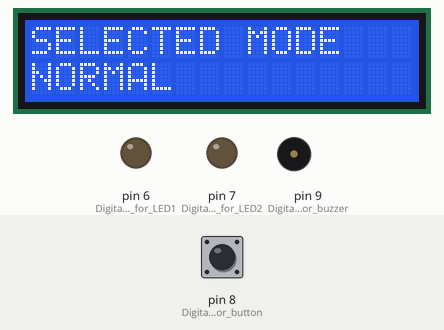
A sketch run on a simulated Arduino Uno, built with avr-gcc and run on an emulated ATmega328P. Shown: 16×2 character LCD, output pins drawn as LEDs (lit = HIGH), buzzer (waves = sounding). Inputs (shaded band) come from the test bench; at power-on: pin 8 (Digital_input_for_button) LOW.

Above: at 1.2 s.
1.3 s: pin 8 (Digital_input_for_button) pulled HIGH for 0.9 s
At 2.5 s:
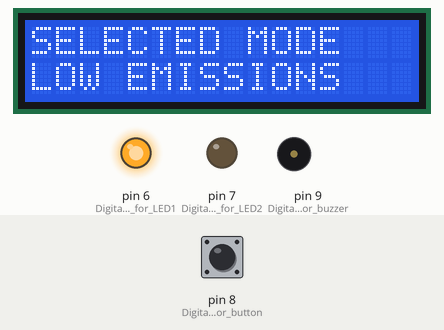
4.1 s: pin 8 (Digital_input_for_button) pulled HIGH for 0.9 s
At 5.9 s:
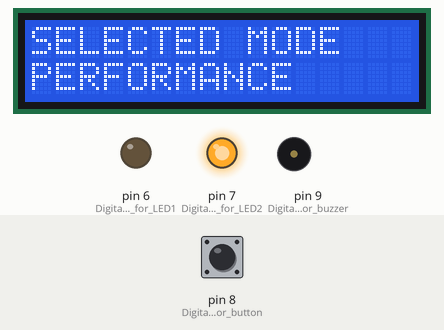
7.6 s: pin 8 (Digital_input_for_button) pulled HIGH for 3.2 s
At 8.6 s:
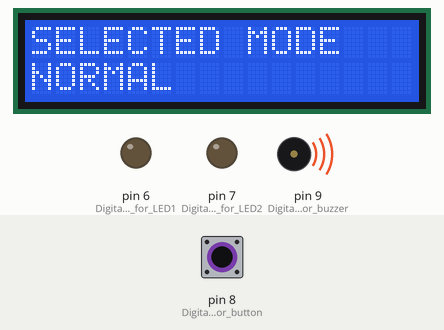
Timing chart, 0 to 10.6 s (numbered marks = the images above; inputs shaded):
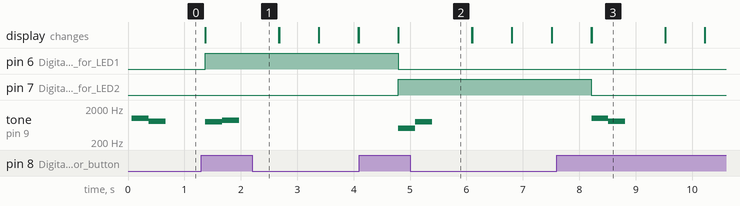

The sketch:

Challenge_3_reference_FINAL.ino
```cpp
// include the library code:
#include <LiquidCrystal.h>

// initialize the library by associating any needed LCD interface pin
// with the arduino pin number it is connected to
const int rs = 12, en = 11, d4 = 5, d5 = 4, d6 = 3, d7 = 2;
LiquidCrystal lcd(rs, en, d4, d5, d6, d7);
int count = 0;
int i, j, k = 0;
bool last_state, current_state;

void setup() {
  pinMode(6, OUTPUT); //Digital output for LED1
  pinMode(7, OUTPUT); //Digital output for LED2
  pinMode(8, INPUT); //Digital input for button
  pinMode(9, OUTPUT); //Digital output for buzzer
  // set up the LCD's number of columns and rows:
  lcd.begin(16, 2);
}

void loop() {
  bool button = digitalRead(8);

  lcd.setCursor(0, 0);
  lcd.print("SELECTED MODE");

  if (button) {
    current_state = true;
  }
  else {
    current_state = false;
  }

  if (last_state != current_state) {
    if (current_state == true) {
      count++;
    }
  }

  last_state = current_state;

  if (count > 2) {
    count = 0;
  }

  if (count == 0) {
    j, k = 0;
    digitalWrite(6, 0);
    digitalWrite(7, 0);

    lcd.setCursor(0, 1);
    lcd.print("NORMAL");

    if (i < 1) {
      tone(9, 1000);
      delay(300);
      tone(9, 820);
      delay(300);
      i++;
    }
  }

  if (count == 1) {
    i = 0;
    k = 0;
    digitalWrite(6, 1);
    digitalWrite(7, 0);

    lcd.setCursor(0, 1);
    lcd.print("LOW EMISSIONS");

    if (j < 1) {
      tone(9, 800);
      delay(300);
      tone(9, 880);
      delay(300);
      j++;
    }
  }

  if (count == 2) {
    i = 0;
    j = 0;
    digitalWrite(6, 0);
    digitalWrite(7, 1);

    lcd.setCursor(0, 1);
    lcd.print("PERFORMANCE");

    if (k < 1) {
      tone(9, 500);
      delay(300);
      tone(9, 800);
      delay(300);
      k++;
    }
  }

  noTone(9);
  delay(700);
  lcd.clear();
}
```

Measured:
- after the input at 1.3 s, pin 6 (Digital_output_for_LED1): LOW → HIGH after 0.07 s; tone on pin 9 (Digital_output_for_buzzer): silent → 800 Hz after 0.07 s, → 880 Hz 0.30 s later, → silent 0.30 s later; the display: first differs from a run without the input after 0.07 s (image 1)
- after the input at 4.1 s, pin 6 (Digital_output_for_LED1): HIGH → LOW after 0.69 s; pin 7 (Digital_output_for_LED2): LOW → HIGH after 0.69 s; tone on pin 9 (Digital_output_for_buzzer): silent → 500 Hz after 0.69 s, → 800 Hz 0.30 s later, → silent 0.30 s later; the display: first differs from a run without the input after 0.69 s (image 2)
- after the input at 7.6 s, pin 7 (Digital_output_for_LED2): HIGH → LOW after 0.62 s; tone on pin 9 (Digital_output_for_buzzer): silent → 1000 Hz after 0.62 s, → 820 Hz 0.30 s later, → silent 0.30 s later; the display: first differs from a run without the input after 0.62 s (image 3)
- what the display in image 3 shows lasts 1.3 s, from 8.2 s to 9.5 s
